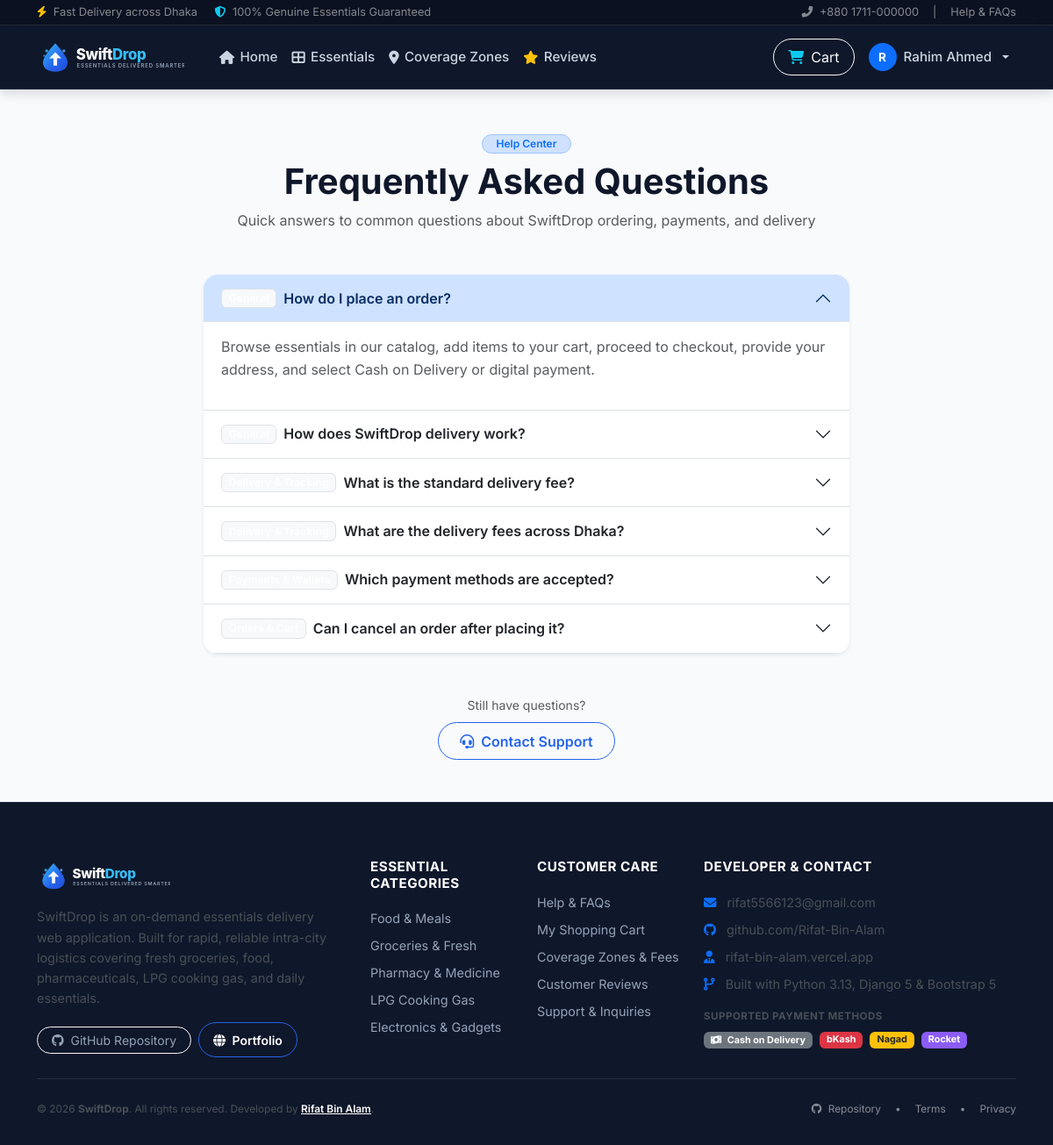
The page /faq/ (signed in) on the database its author committed.
### users/models.py (models this page shows, shortened)
class User(AbstractUser):
    USER_TYPE_CHOICES = [
        ('customer', 'Customer'),
        ('admin', 'Administrator'),
        ('delivery_agent', 'Delivery Partner'),
    ]
    user_type = models.CharField(
        max_length=20,
        choices=USER_TYPE_CHOICES,
        default='customer',
        verbose_name=_('User Type')
    )
    phone_number = models.CharField(
        max_length=15,
        unique=True,
        verbose_name=_('Phone Number')
    )
    address = models.TextField(
        blank=True,
        null=True,
        verbose_name=_('Address')
    )
    city = models.CharField(
        max_length=100,
        blank=True,
        null=True,
        verbose_name=_('City / Area')
    )
    postal_code = models.CharField(
        max_length=10,
        blank=True,
        null=True,
        verbose_name=_('Postal Code')
    )
    profile_picture = models.ImageField(
        upload_to='profile_pictures/',
        blank=True,
        null=True,
        verbose_name=_('Profile Picture')
    )
    is_verified = models.BooleanField(
        default=False,
        verbose_name=_('Verified')
    )
    created_at = models.DateTimeField(
        auto_now_add=True,
        verbose_name=_('Created At')
    )
    updated_at = models.DateTimeField(
        auto_now=True,
        verbose_name=_('Updated At')
    )
    class Meta:
        verbose_name = _('User')
        verbose_name_plural = _('Users')
    @property
    def is_customer(self):
        return self.user_type == 'customer'
    @property
    def is_admin(self):
        return self.user_type == 'admin' or self.is_staff or self.is_superuser
    @property
    def is_delivery_agent(self):
        return self.user_type == 'delivery_agent'

### dashboard/models.py (models this page shows, shortened)
class FAQ(models.Model):
    CATEGORY_CHOICES = [
        ('general', 'General'),
        ('orders', 'Orders & Cart'),
        ('delivery', 'Delivery & Tracking'),
        ('payment', 'Payments & Wallets'),
        ('account', 'Account & Profile'),
        ('technical', 'Technical Support'),
    ]
    question = models.CharField(
        max_length=500,
        verbose_name=_('Question')
    )
    answer = models.TextField(
        verbose_name=_('Answer')
    )
    category = models.CharField(
        max_length=20,
        choices=CATEGORY_CHOICES,
        default='general',
        verbose_name=_('Category')
    )
    is_active = models.BooleanField(
        default=True,
        verbose_name=_('Active')
    )
    order = models.PositiveIntegerField(
        default=0,
        verbose_name=_('Sort Order')
    )
    created_at = models.DateTimeField(
        auto_now_add=True,
        verbose_name=_('Created At')
    )
    updated_at = models.DateTimeField(
        auto_now=True,
        verbose_name=_('Updated At')
    )
    class Meta:
        verbose_name = _('FAQ')
        verbose_name_plural = _('FAQs')
        ordering = ['order', 'question']

### dashboard/views.py (the view)
# urls.py: path('faq/', views.FAQListView.as_view(), name='faq'),
class FAQListView(ListView):
    model = FAQ
    template_name = 'dashboard/faq.html'
    context_object_name = 'faqs'
    def get_queryset(self):
        return FAQ.objects.filter(is_active=True).order_by('order')
    def get_context_data(self, **kwargs):
        context = super().get_context_data(**kwargs)
        context['categories'] = FAQ.CATEGORY_CHOICES
        return context

### templates/dashboard/faq.html (shortened to what this page needs)
{% extends 'base.html' %}
{% load static %}
{% block content %}
<div class="container py-5">
    <div class="text-center mb-5">
        <span class="badge bg-primary-subtle text-primary border border-primary-subtle px-3 py-1 rounded-pill fw-semibold mb-2">
            Help Center
        </span>
        <h2 class="display-6 fw-bold text-navy mb-2">Frequently Asked Questions</h2>
        <p class="text-muted">Quick answers to common questions about SwiftDrop ordering, payments, and delivery</p>
    </div>
    <div class="row justify-content-center">
        <div class="col-lg-8">
            {% if faqs %}
                <div class="accordion shadow-sm rounded-4 overflow-hidden" id="faqAccordion">
                    {% for faq in faqs %}
                        <div class="accordion-item border-0 border-bottom">
                            <h2 class="accordion-header" id="heading{{ faq.id }}">
                                <button class="accordion-button {% if not forloop.first %}collapsed{% endif %} fw-semibold text-navy" type="button" data-bs-toggle="collapse" data-bs-target="#collapse{{ faq.id }}">
                                    <span class="badge bg-light text-navy border me-2 small">{{ faq.get_category_display }}</span>
                                    {{ faq.question }}
                                </button>
                            </h2>
                            <div id="collapse{{ faq.id }}" class="accordion-collapse collapse {% if forloop.first %}show{% endif %}" data-bs-parent="#faqAccordion">
                                <div class="accordion-body text-muted">
                                    {{ faq.answer|linebreaks }}
                                </div>
                            </div>
                        </div>
                    {% endfor %}
                </div>
            {% endif %}
            <div class="text-center mt-5">
                <p class="text-muted small mb-2">Still have questions?</p>
                <a href="{% url 'dashboard:contact' %}" class="btn btn-outline-primary rounded-pill px-4">
                    <i class="fas fa-headset me-2"></i>Contact Support
                </a>
            </div>
        </div>
    </div>
</div>
{% endblock %}

### templates/base.html (shortened to what this page needs)
{% load static %}
<!DOCTYPE html>
<html lang="en" dir="ltr">
<head>
    <link href="https://cdn.jsdelivr.net/npm/bootstrap@5.3.3/dist/css/bootstrap.min.css" rel="stylesheet">
    <link rel="stylesheet" href="https://cdnjs.cloudflare.com/ajax/libs/font-awesome/6.5.1/css/all.min.css">
    <link rel="stylesheet" href="{% static 'css/style.css' %}">
</head>
<body>
    <div class="bg-dark text-white-50 py-1 d-none d-md-block border-bottom border-secondary border-opacity-25" style="font-size: 0.8rem; background-color: #0B1120 !important;">
        <div class="container d-flex justify-content-between align-items-center">
            <div>
                <span class="me-3"><i class="fas fa-bolt text-warning me-1"></i> Fast Delivery across Dhaka</span>
                <span><i class="fas fa-shield-alt text-info me-1"></i> 100% Genuine Essentials Guaranteed</span>
            </div>
            <div class="d-flex align-items-center gap-3">
                <a href="tel:+8801711000000" class="text-white-50 text-decoration-none hover-white">
                    <i class="fas fa-phone-alt me-1"></i> +880 1711-000000
                </a>
                <span>|</span>
                <a href="{% url 'dashboard:faq' %}" class="text-white-50 text-decoration-none hover-white">Help & FAQs</a>
            </div>
        </div>
    </div>
    <nav class="navbar navbar-expand-lg navbar-dark sticky-top sd-navbar">
        <div class="container">
            <a class="navbar-brand" href="{% url 'dashboard:home' %}">
                <img src="{% static 'images/logo.svg' %}" alt="SwiftDrop" height="42">
            </a>
            <div class="collapse navbar-collapse" id="sdNavbar">
                <ul class="navbar-nav me-auto mb-2 mb-lg-0 ms-lg-3">
                    <li class="nav-item">
                        <a class="nav-link {% if request.resolver_match.url_name == 'home' %}active{% endif %}" href="{% url 'dashboard:home' %}">
                            <i class="fas fa-home"></i> Home
                        </a>
                    </li>
                    <li class="nav-item">
                        <a class="nav-link {% if 'products' in request.path %}active{% endif %}" href="{% url 'orders:products' %}">
                            <i class="fas fa-th-large"></i> Essentials
                        </a>
                    </li>
                    <li class="nav-item">
                        <a class="nav-link {% if 'areas' in request.path %}active{% endif %}" href="{% url 'delivery:delivery_area_list' %}">
                            <i class="fas fa-map-marker-alt"></i> Coverage Zones
                        </a>
                    </li>
                    <li class="nav-item">
                        <a class="nav-link {% if 'reviews' in request.path and 'admin' not in request.path %}active{% endif %}" href="{% url 'reviews:review_list' %}">
                            <i class="fas fa-star text-warning"></i> Reviews
                        </a>
                    </li>
                </ul>
                <ul class="navbar-nav align-items-lg-center gap-2">
                    <li class="nav-item">
                        <a class="btn btn-outline-light position-relative d-inline-flex align-items-center gap-2 px-3 py-2 rounded-pill" href="{% url 'orders:cart' %}" id="global-cart-button">
                            <i class="fas fa-shopping-cart text-info"></i>
                            <span>Cart</span>
                        </a>
                    </li>
                    {% if user.is_authenticated %}
                        <li class="nav-item dropdown">
                            <a class="nav-link dropdown-toggle d-flex align-items-center gap-2" href="#" role="button" data-bs-toggle="dropdown" aria-expanded="false">
                                <div class="rounded-circle bg-primary text-white d-flex align-items-center justify-content-center fw-bold" style="width: 32px; height: 32px; font-size: 0.85rem;">
                                    {{ user.first_name|default:user.username|make_list|first|upper }}
                                </div>
                                <span class="d-none d-xl-inline">{{ user.get_full_name|default:user.username }}</span>
                            </a>
                        </li>
                    {% endif %}
                </ul>
            </div>
        </div>
    </nav>
    <main class="main-content">
        {% block content %}{% endblock %}
    </main>
    <footer class="sd-footer">
        <div class="container">
            <div class="row g-4">
                <div class="col-lg-4 col-md-6">
                    <div class="mb-3">
                        <img src="{% static 'images/logo.svg' %}" alt="SwiftDrop" height="38">
                    </div>
                    <p class="text-light-emphasis pe-lg-4 mb-3" style="line-height: 1.6;">
                        SwiftDrop is an on-demand essentials delivery web application. Built for rapid, reliable intra-city logistics covering fresh groceries, food, pharmaceuticals, LPG cooking gas, and daily essentials.
                    </p>
                    <div class="d-flex align-items-center gap-2 mt-2">
                        <a href="https://github.com/Rifat-Bin-Alam/Smart-Delivery-WebApp" target="_blank" rel="noopener noreferrer" class="btn btn-sm btn-outline-light rounded-pill px-3" title="View Source on GitHub">
                            <i class="fab fa-github me-1"></i> GitHub Repository
                        </a>
                        <a href="https://rifat-bin-alam.vercel.app/" target="_blank" rel="noopener noreferrer" class="btn btn-sm btn-outline-primary text-white rounded-pill px-3" title="Developer Portfolio">
                            <i class="fas fa-globe me-1"></i> Portfolio
                        </a>
                    </div>
                </div>
                <div class="col-lg-2 col-md-6 col-6">
                    <h6>Essential Categories</h6>
                    <ul class="list-unstyled d-flex flex-column gap-2">
                        <li><a href="{% url 'orders:product_category' 'food' %}">Food & Meals</a></li>
                        <li><a href="{% url 'orders:product_category' 'groceries' %}">Groceries & Fresh</a></li>
                        <li><a href="{% url 'orders:product_category' 'medicine' %}">Pharmacy & Medicine</a></li>
                        <li><a href="{% url 'orders:product_category' 'gas' %}">LPG Cooking Gas</a></li>
                        <li><a href="{% url 'orders:product_category' 'electronics' %}">Electronics & Gadgets</a></li>
                    </ul>
                </div>
                <div class="col-lg-2 col-md-6 col-6">
                    <h6>Customer Care</h6>
                    <ul class="list-unstyled d-flex flex-column gap-2">
                        <li><a href="{% url 'dashboard:faq' %}">Help & FAQs</a></li>
                        <li><a href="{% url 'orders:cart' %}">My Shopping Cart</a></li>
                        <li><a href="{% url 'delivery:delivery_area_list' %}">Coverage Zones & Fees</a></li>
                        <li><a href="{% url 'reviews:review_list' %}">Customer Reviews</a></li>
                        <li><a href="{% url 'dashboard:contact' %}">Support & Inquiries</a></li>
                    </ul>
                </div>
                <div class="col-lg-4 col-md-6">
                    <h6>Developer & Contact</h6>
                    <ul class="list-unstyled d-flex flex-column gap-2 text-light-emphasis">
                        <li>
                            <i class="fas fa-envelope text-primary me-2"></i>
                            <a href="mailto:rifat5566123@gmail.com" class="text-light-emphasis text-decoration-none">
                                rifat5566123@gmail.com
                            </a>
                        </li>
                        <li>
                            <i class="fab fa-github text-primary me-2"></i>
                            <a href="https://github.com/Rifat-Bin-Alam/Smart-Delivery-WebApp" target="_blank" rel="noopener noreferrer" class="text-light-emphasis text-decoration-none">
                                github.com/Rifat-Bin-Alam
                            </a>
                        </li>
                        <li>
                            <i class="fas fa-user-tie text-primary me-2"></i>
                            <a href="https://rifat-bin-alam.vercel.app/" target="_blank" rel="noopener noreferrer" class="text-light-emphasis text-decoration-none">
                                rifat-bin-alam.vercel.app
                            </a>
                        </li>
                        <li>
                            <i class="fas fa-code-branch text-primary me-2"></i>
                            <span>Built with Python 3.13, Django 5 & Bootstrap 5</span>
                        </li>
                    </ul>
                    <div class="mt-3">
                        <small class="text-uppercase text-light-emphasis fw-bold d-block mb-2" style="font-size: 0.72rem; letter-spacing: 0.5px;">Supported Payment Methods</small>
                        <div class="d-flex align-items-center gap-2 flex-wrap">
                            <span class="badge bg-secondary text-white px-2 py-1"><i class="fas fa-money-bill-wave me-1"></i> Cash on Delivery</span>
                            <span class="badge bg-danger text-white px-2 py-1">bKash</span>
                            <span class="badge bg-warning text-dark px-2 py-1">Nagad</span>
                            <span class="badge bg-purple text-white px-2 py-1" style="background-color: #8B5CF6;">Rocket</span>
                        </div>
                    </div>
                </div>
            </div>
            <div class="sd-footer-bottom d-flex flex-column flex-md-row justify-content-between align-items-center gap-2 pt-4 mt-4 border-top border-secondary border-opacity-25">
                <div class="text-light-emphasis small text-center text-md-start">
                    &copy; 2026 <strong>SwiftDrop</strong>. All rights reserved. Developed by <a href="https://rifat-bin-alam.vercel.app/" target="_blank" rel="noopener noreferrer" class="text-white text-decoration-underline fw-semibold">Rifat Bin Alam</a>.
                </div>
                <div class="d-flex align-items-center gap-3 small text-white-50">
                    <a href="https://github.com/Rifat-Bin-Alam/Smart-Delivery-WebApp" target="_blank" rel="noopener noreferrer" class="text-white-50 text-decoration-none">
                        <i class="fab fa-github me-1"></i> Repository
                    </a>
                    <span>&bull;</span>
                    <a href="{% url 'dashboard:terms' %}" class="text-white-50 text-decoration-none">Terms</a>
                    <span>&bull;</span>
                    <a href="{% url 'dashboard:privacy' %}" class="text-white-50 text-decoration-none">Privacy</a>
                </div>
            </div>
        </div>
    </footer>
</body>
</html>

### rows shown on the page
User: first_name|make_list "R", get_full_name "Rahim Ahmed"
FAQ: question "How do I place an order?", answer "Browse essentials in our catalog, add items to your cart, proceed to checkout, provide your address, and select Cash on Delivery or digital payment."
FAQ: question "How does SwiftDrop delivery work?"
FAQ: question "What is the standard delivery fee?"
FAQ: question "What are the delivery fees across Dhaka?"
FAQ: question "Which payment methods are accepted?"
FAQ: question "Can I cancel an order after placing it?"
